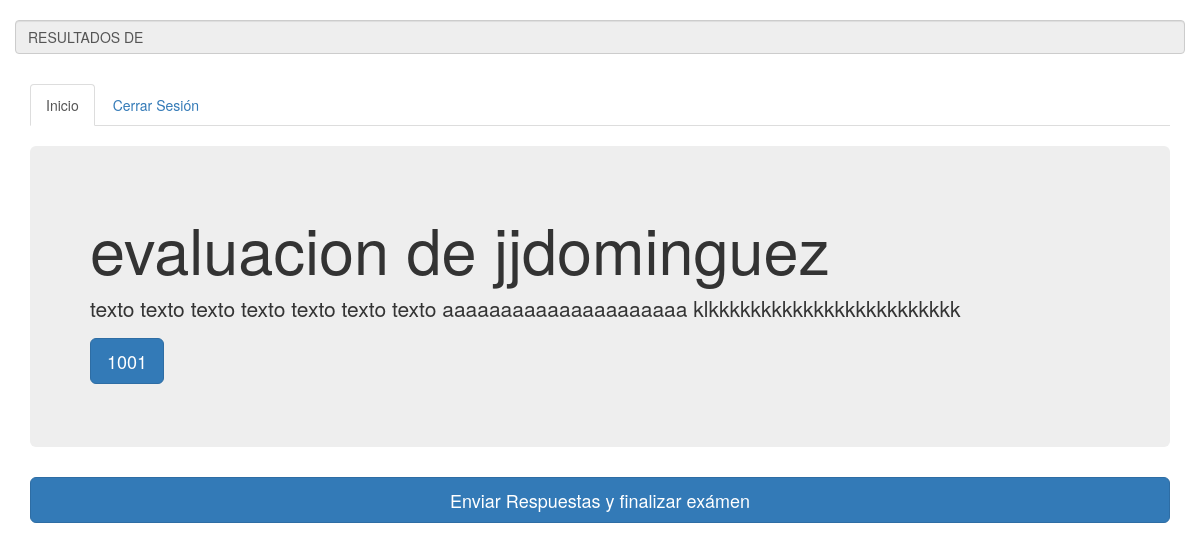
The page /index.php?ideval=1001 on the database its author committed.
### tables this page shows
CREATE TABLE `evaluaciones` (
  `idevaluacion` int(11) NOT NULL,
  `nombre` varchar(500) DEFAULT NULL,
  `fecha_aplicacion` varchar(45) DEFAULT NULL,
  `objetivo` varchar(500) DEFAULT NULL,
  `usuario_idusuario` int(11) NOT NULL,
  `estado` varchar(3) DEFAULT NULL
);

### index.php (the view, shortened to what this page needs)
<?php
$conexion = new Conexion();
$txt_evaluacion=$_GET["ideval"];;
?>
<!doctype html>
<html lang="en">
<head>
</head>
<?php include_once("inc/estilos.php");
?>
<body >
<div class="container">
	<div class="row">
    <br/>
    <input class="form-control" id="disabledInput" type="text" placeholder="Disabled input here..." disabled value="<?php  echo "RESULTADOS DE ".$_SESSION['primer_nom']." ".$_SESSION['primer_ape']; ?>">
    </div>
</div>
<div class="container">
	<ul class="nav nav-tabs">
      <li role="presentation" class="active"><a href="#">Inicio</a></li>
      <li role="presentation"><a href="cerrar.php">Cerrar Sesión</a></li>
    </ul>
</div>
<br/>
<?php
$consulta=mysqli_query($conexion,"select * from evaluaciones WHERE idevaluacion=$txt_evaluacion");
  while($filas=mysqli_fetch_array($consulta))
  {
   $jr_idev       =$filas['idevaluacion'];
   $jr_nom_evalua =$filas['nombre'];
   $jr_objetivo   =$filas['objetivo'];
  }
?>
<div class="container">
  <div class="jumbotron">
    <h1><?php echo $jr_nom_evalua;?></h1>
    <p><?php echo $jr_objetivo; ?></p>
    <p><a class="btn btn-primary btn-lg" href="#" role="button"><?php echo $jr_idev;?></a></p>
  </div>
</div>
		<?php
		$consulta=mysqli_query($conexion,"SELECT
                        p.idpregunta,
                        p.pregunta,
                        n.nivel,
                        n.color_clase,
                        a.area
                        FROM preguntas p
                        INNER JOIN niveles n ON p.fk_idnivel= n.idnivel
                        INNER JOIN areas a ON n.fk_idarea= a.idarea
                        INNER JOIN  respuestas_us rus ON p.idpregunta= rus.fk_idpregunta
                        WHERE a.idarea !=3 AND rus.fk_idevaluaciones=$txt_evaluacion
												");
    $numero_registros=mysqli_num_rows($consulta);
    ?>
    <div class="container">
    <input type="button"  class="btn btn-primary btn-lg btn-block " value="Enviar Respuestas y finalizar exámen" onclick="validar_preguntas_con_respuesta('<?php echo  $numero_registros; ?>','<?php echo $txt_evaluacion; ?>')"  />
    </div>
</body>
</html>

### rows shown on the page
evaluaciones: nombre "evaluacion de jjdominguez", objetivo "texto texto texto texto texto texto texto aaaaaaaaaaaaaaaaaaaaa klkkkkkkkkkkkkkkkkkkkkkkkk", idevaluacion "1001"
